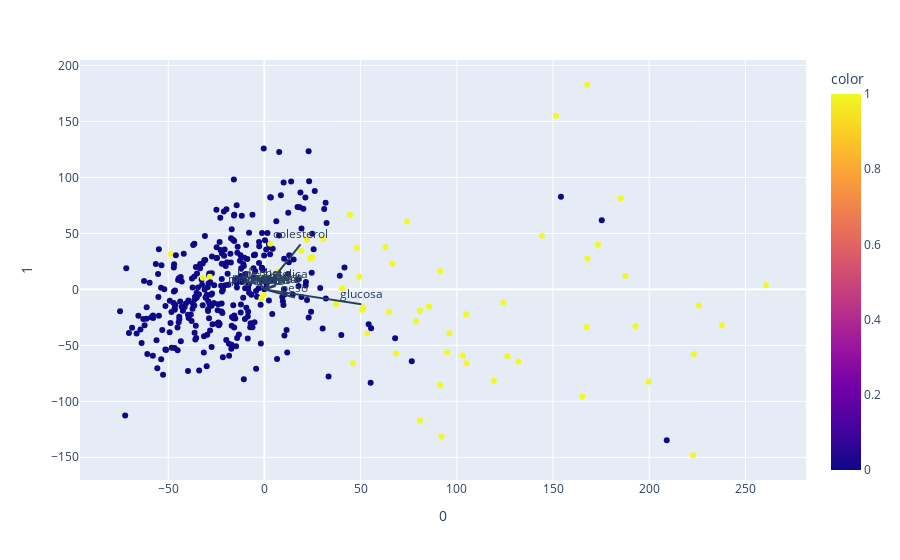

The code cell stored with this chart in its notebook:
### Markdown cell above
## ***PCA usando sklearn***

### Code cell
features_1 = ['colesterol', 'glucosa', 'hdl_chol', 'prop_col_hdl', 'edad', 'genero', 'altura', 'peso', 'IMC', 'ps_sistolica', 'ps_diastolica', 'cintura', 'caderas', 'prop_cin_cad']
X_1 = df[features]

pca = PCA(n_components=2)
componentes = pca.fit_transform(X_1)

loadings_1 = pca.components_.T * np.sqrt(pca.explained_variance_)

fig = px.scatter(componentes, x=0, y=1, color=df['diabetes'])
for i, feature in enumerate(features_1):
    fig.add_shape(
        type='line',
        x0=0, y0=0,
        x1=loadings_1[i, 0],
        y1=loadings_1[i, 1]
    )
    fig.add_annotation(
        x=loadings_1[i, 0],
        y=loadings_1[i, 1],
        ax=0, ay=0,
        xanchor="center",
        yanchor="bottom",
        text=feature,
    )
fig.show()

### Figure 1 — Plotly figure (JSON) as saved in the notebook; plotly's stock layout.template omitted (floating-point values rounded to 4 significant figures; data arrays with more than 128 entries replaced by an {"elided": "..."} marker saying what was removed)
{"data": [{"hovertemplate": "0=%{x}<br>1=%{y}<br>color=%{marker.color}<extra></extra>", "legendgroup": "", "marker": {"color": {"elided": "390 int values"}, "coloraxis": "coloraxis", "symbol": "circle"}, "mode": "markers", "name": "", "orientation": "v", "showlegend": false, "type": "scatter", "x": {"elided": "390 float values"}, "xaxis": "x", "y": {"elided": "390 float values"}, "yaxis": "y"}], "layout": {"annotations": [{"ax": 0, "ay": 0, "text": "colesterol", "x": 18.75, "xanchor": "center", "y": 40.17, "yanchor": "bottom"}, {"ax": 0, "ay": 0, "text": "glucosa", "x": 50.37, "xanchor": "center", "y": -13.26, "yanchor": "bottom"}, {"ax": 0, "ay": 0, "text": "hdl_chol", "x": -2.679, "xanchor": "center", "y": 5.934, "yanchor": "bottom"}, {"ax": 0, "ay": 0, "text": "prop_col_hdl", "x": 0.7606, "xanchor": "center", "y": 0.4717, "yanchor": "bottom"}, {"ax": 0, "ay": 0, "text": "edad", "x": 5.74, "xanchor": "center", "y": 3.017, "yanchor": "bottom"}, {"ax": 0, "ay": 0, "text": "genero", "x": -0.04584, "xanchor": "center", "y": 0.03818, "yanchor": "bottom"}, {"ax": 0, "ay": 0, "text": "altura", "x": 0.4423, "xanchor": "center", "y": -0.5648, "yanchor": "bottom"}, {"ax": 0, "ay": 0, "text": "peso", "x": 15.81, "xanchor": "center", "y": -7.28, "yanchor": "bottom"}, {"ax": 0, "ay": 0, "text": "IMC", "x": 2.126, "xanchor": "center", "y": -0.6823, "yanchor": "bottom"}, {"ax": 0, "ay": 0, "text": "ps_sistolica", "x": 6.229, "xanchor": "center", "y": 4.464, "yanchor": "bottom"}, {"ax": 0, "ay": 0, "text": "ps_diastolica", "x": 1.747, "xanchor": "center", "y": 2.387, "yanchor": "bottom"}, {"ax": 0, "ay": 0, "text": "cintura", "x": 2.407, "xanchor": "center", "y": -0.5136, "yanchor": "bottom"}, {"ax": 0, "ay": 0, "text": "caderas", "x": 1.842, "xanchor": "center", "y": -0.5498, "yanchor": "bottom"}, {"ax": 0, "ay": 0, "text": "prop_cin_cad", "x": 0.01815, "xanchor": "center", "y": -0.001118, "yanchor": "bottom"}], "coloraxis": {"colorbar": {"title": {"text": "color"}}, "colorscale": [[0, "#0d0887"], [0.1111, "#46039f"], [0.2222, "#7201a8"], [0.3333, "#9c179e"], [0.4444, "#bd3786"], [0.5556, "#d8576b"], [0.6667, "#ed7953"], [0.7778, "#fb9f3a"], [0.8889, "#fdca26"], [1, "#f0f921"]]}, "legend": {"tracegroupgap": 0}, "margin": {"t": 60}, "shapes": [{"type": "line", "x0": 0, "x1": 18.75, "y0": 0, "y1": 40.17}, {"type": "line", "x0": 0, "x1": 50.37, "y0": 0, "y1": -13.26}, {"type": "line", "x0": 0, "x1": -2.679, "y0": 0, "y1": 5.934}, {"type": "line", "x0": 0, "x1": 0.7606, "y0": 0, "y1": 0.4717}, {"type": "line", "x0": 0, "x1": 5.74, "y0": 0, "y1": 3.017}, {"type": "line", "x0": 0, "x1": -0.04584, "y0": 0, "y1": 0.03818}, {"type": "line", "x0": 0, "x1": 0.4423, "y0": 0, "y1": -0.5648}, {"type": "line", "x0": 0, "x1": 15.81, "y0": 0, "y1": -7.28}, {"type": "line", "x0": 0, "x1": 2.126, "y0": 0, "y1": -0.6823}, {"type": "line", "x0": 0, "x1": 6.229, "y0": 0, "y1": 4.464}, {"type": "line", "x0": 0, "x1": 1.747, "y0": 0, "y1": 2.387}, {"type": "line", "x0": 0, "x1": 2.407, "y0": 0, "y1": -0.5136}, {"type": "line", "x0": 0, "x1": 1.842, "y0": 0, "y1": -0.5498}, {"type": "line", "x0": 0, "x1": 0.01815, "y0": 0, "y1": -0.001118}], "xaxis": {"anchor": "y", "domain": [0, 1], "title": {"text": "0"}}, "yaxis": {"anchor": "x", "domain": [0, 1], "title": {"text": "1"}}}}
